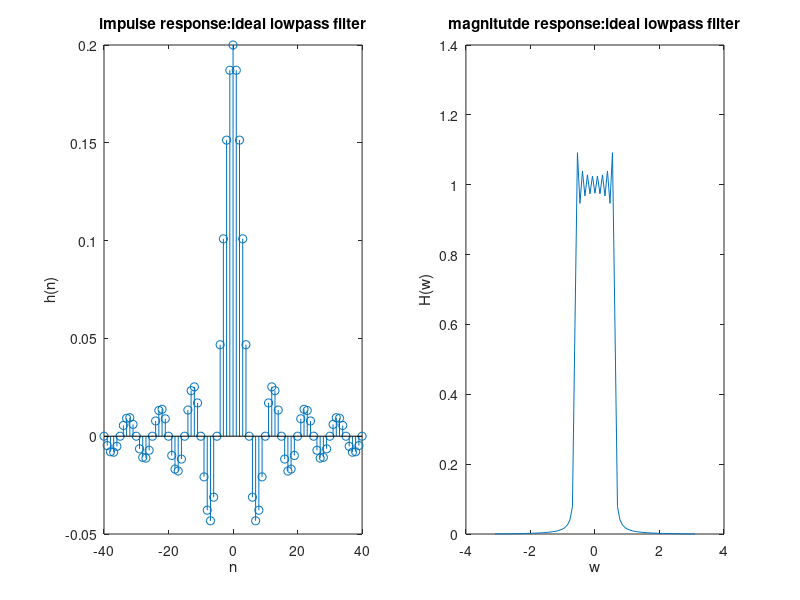
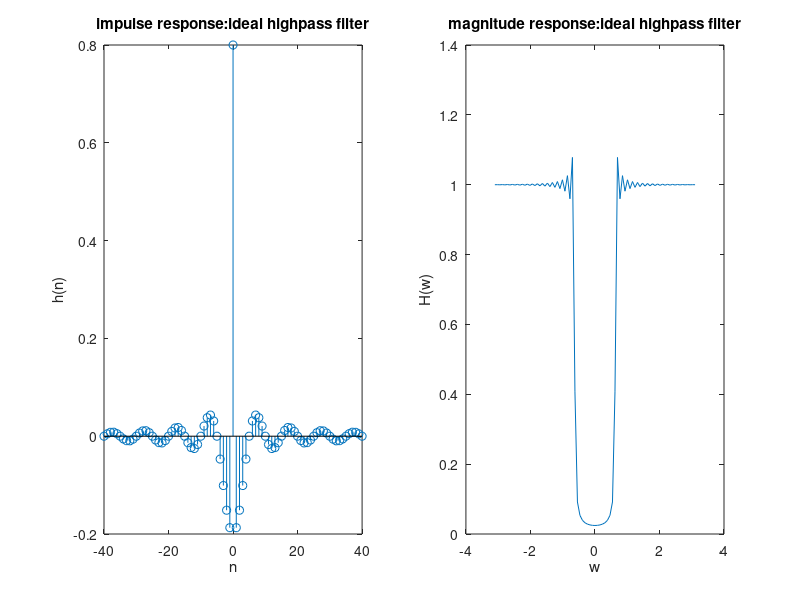
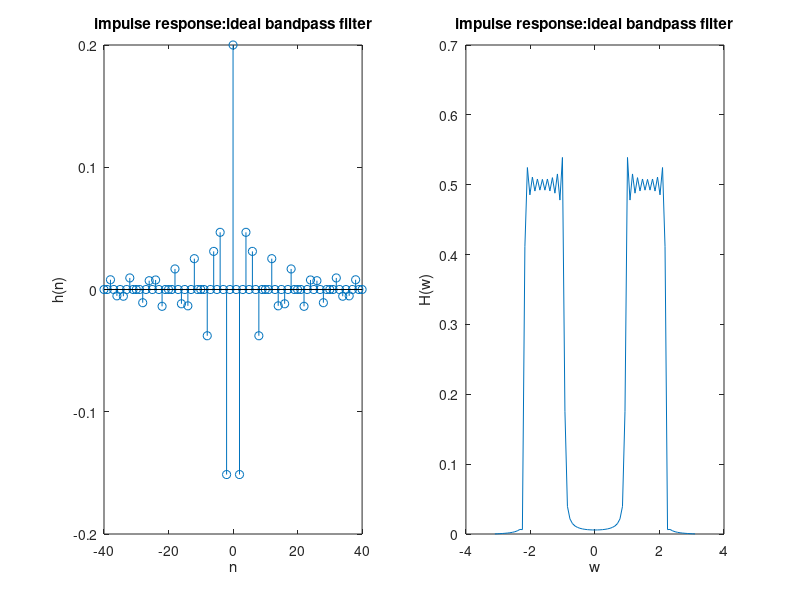

Source code (MATLAB) for these figures, in order:
N = 40
n = -N:N
wc = pi/5
w0 = pi/2

lowpass = wc/pi * sinc(wc/pi * n)
highpass = [n==0] - lowpass
bandpass = cos(w0*n) .* lowpass

LOWPASS = fft(lowpass)
LOWPASS = fftshift(LOWPASS)
HIGHPASS = fft(highpass)
HIGHPASS = fftshift(HIGHPASS)
BANDPASS = fft(bandpass)
BANDPASS = fftshift(BANDPASS)

size = 2*N+1
w = fftshift((0:size - 1)/size*2*pi);
w(1:size/2) = w(1:size/2) - 2*pi;

figure(1)
subplot(121)
stem(n,lowpass)
title('impulse response:ideal lowpass filter')
xlabel('n')
ylabel('h(n)')
subplot(122)
plot(w,abs(LOWPASS))
title('magnitutde response:ideal lowpass filter')
xlabel('w')
ylabel('H(w)')



figure(2)
subplot(121)
stem(n,highpass)
title('impulse response:ideal highpass filter')
xlabel('n')
ylabel('h(n)')
subplot(122)
plot(w,abs(HIGHPASS))
title('magnitude response:ideal highpass filter')
xlabel('w')
ylabel('H(w)')

figure(3)
subplot(121)
stem(n,bandpass)
title('impulse response:ideal bandpass filter')
xlabel('n')
ylabel('h(n)')
subplot(122)
plot(w,abs(BANDPASS))
title('impulse response:ideal bandpass filter')
xlabel('w')
ylabel('H(w)')

